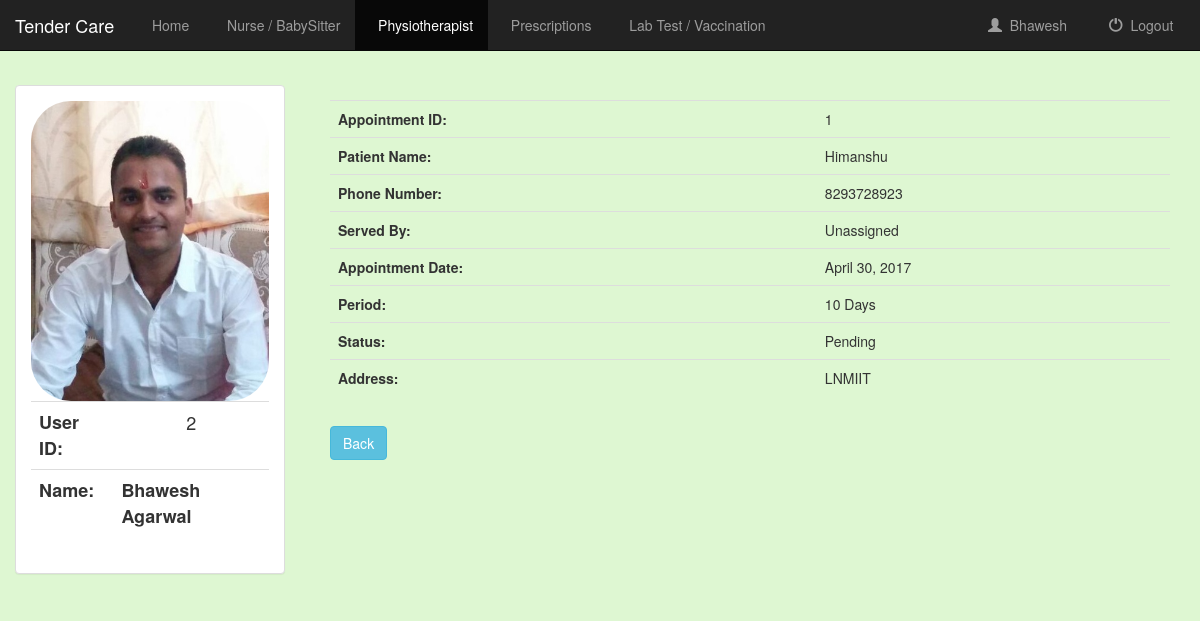
/physiotherapist/1 (signed in), run on the app's committed database.
### service/models.py (models this page shows, shortened)
class UserProfile(models.Model):
	user = models.OneToOneField(User)
	gender =models.CharField(max_length=10, choices=gender_choices, default = '')
	profile_photo = models.ImageField()
	contact_number = models.CharField(max_length=10,default= None)
	age = models.PositiveIntegerField()
	address = models.CharField(max_length=1000)

class PhysiotherapistDetail(models.Model):
	user = models.ForeignKey(User, default=1)
	patient_name = models.CharField(max_length=50)
	phone_number = models.CharField(max_length=10,default= None)
	served_by = models.CharField(max_length=50, default='Unassigned')
	appointment_date = models.DateField(auto_now=False, auto_now_add=False)
	period = models.PositiveIntegerField(default=16, help_text='value 1 to 30', validators=[MaxValueValidator(30),
            MinValueValidator(1)])
	status = models.CharField(max_length=50, choices =status_choices, default='Pending')
	address = models.CharField(max_length=1000)

### service/views.py (the view)
# urls.py: url(r'^physiotherapist/(?P<physiotherapist_id>\d+)$', views.view_physiotherapist, name = 'view_physiotherapist'),
def view_physiotherapist(request,physiotherapist_id=None):
	if not request.user.is_authenticated():
		return render(request, 'service/login.html')
	else:
		userdata = UserProfile.objects.filter(user = request.user)
		physiotherapist1 = PhysiotherapistDetail.objects.filter(pk=physiotherapist_id, user=request.user).order_by('-pk')
		return render(request,'service/physiotherapist_view.html', {'physiotherapist1' : physiotherapist1, 'userdata' : userdata,})

### service/templates/service/physiotherapist_view.html (shortened to what this page needs)
{% extends 'service/base.html' %}
{% block physio_active %}active{% endblock %}
{% block body %}
	{% if physiotherapist1 %}
		{% for appointment in physiotherapist1 %}
			<div class="col-sm-12 col-md-12" style="margin-top: 20px;">
				<table class="table table-hover" border="0">
					<tr>
						<th> Appointment ID:</th>
						<td>{{appointment.pk}}</td>
					</tr>
					<tr>
						<th>Patient Name:</th>
						<td>{{appointment.patient_name}}</td>
					</tr>
					<tr>
						<th>Phone Number:</th>
						<td>{{appointment.phone_number}}</td>
					</tr>
					<tr>
						<th>Served By:</th>
						<td>{{appointment.served_by}}</td>
					</tr>
					<tr>
						<th>Appointment Date:</th>
						<td>{{appointment.appointment_date}}</td>
					</tr>
					<tr>
						<th>Period:</th>
						<td>{{appointment.period}} Days </td>
					</tr>
					<tr>
						<th>Status:</th>
						<td>{{appointment.status}}</td>
					</tr>
					<tr>
						<th>Address:</th>
						<td>{{appointment.address}}</td>
					</tr>
				</table>
			</div>
		{% endfor %}
	{% else %}
		<h3> No Data Found</h3><br>
	{% endif %}
	<div class="col-sm-12 col-md-12" style="margin-top: 10px;">
		<a href="{% url 'service:physiotherapist' %}"><button class="btn btn-info">Back</button></a>
	</div>
{% endblock %}

### service/templates/service/base.html
{% extends 'service/base_navbar.html' %}
{% block basebody %}
<div class="container-fluid userd">
	<div class="row">
		<div class="col-sm-3 userinfod">
			<div class="panel panel-default">
				<div class="panel-body">
					{% if userdata %}
						{% for userdt in userdata %}
							{% if userdt.profile_photo %}
								<img src="{{ userdt.profile_photo.url}}" class="img-responsive userimg">
							{% else %}
								<img src="../media/user.png" class="img-responsive userimg">
							{% endif %}
						{% endfor %}
					{% else %}
						<img src="../media/user.png" class="img-responsive userimg">
					{% endif %}
					<table class="table userbase">
						<tr>
							<th>User ID:</th>
							<td>{{user.pk}}</td>
						</tr>
						<tr>
							<th>Name:</th>
							<th>{{user.get_full_name|title}}</th>
						</tr>
					</table>
				</div>
			</div>
		</div>
		<div class="col-sm-9">
			{% block body %}
			{% endblock %}
		</div>
	</div>
</div>
{% endblock %}

### service/templates/service/base_navbar.html (shortened to what this page needs)
<!Doctype html>
<html lang="en">
	<head>
		{% load staticfiles %}
		<link rel="stylesheet" href="https://maxcdn.bootstrapcdn.com/bootstrap/3.3.7/css/bootstrap.min.css?v=1" />
		<link rel="stylesheet" type="text/css" href="{% static 'service/style.css' %}?v=1" />
		<link href="//cdn.bootcss.com/bootstrap-datetimepicker/4.17.44/css/bootstrap-datetimepicker.min.css" rel="stylesheet">
	</head>
	<body class="body">
		<nav class="navbar navbar-inverse navbar-fixed-top">
			<div class="container-fluid">
		        <div class="navbar-header">
		            <a class="navbar-brand" href="{% url 'service:index' %}">Tender Care</a>
		        </div>
		        <div class="collapse navbar-collapse" id="topNavBar">
		        	<ul class="nav navbar-nav">
		                <li class="{% block home_active %}{% endblock %}"><a href="{% url 'service:home' %}">&nbsp; Home</a></li>
		                <li class="{% block appointments_active %}{% endblock %}"><a href="{% url 'service:appointment' %}">&nbsp; Nurse / BabySitter </a></li>
		                <li class="{% block physio_active %}{% endblock %}"><a href="{% url 'service:physiotherapist' %}">&nbsp; Physiotherapist </a></li>
		                <li class="{% block prescriptions_active %}{% endblock %}"><a href="{% url 'service:prescription' %}">&nbsp; Prescriptions </a></li>
		                <li class="{% block test_active %}{% endblock %}"><a href="{% url 'service:lab_test' %}">&nbsp; Lab Test / Vaccination </a></li>
		            </ul>
					<ul class="nav navbar-nav navbar-right">
					    <li class="{% block user_active %}{% endblock %}">
					        <a href="{% url 'service:user_detail' %}">
					            <span class="glyphicon glyphicon-user" aria-hidden="true"></span>&nbsp; {{ user.get_username|title }} &nbsp;&nbsp;
					        </a>
					    </li>
					    <li>
					        <a href="{% url 'service:logout_user' %}">
					            <span class="glyphicon glyphicon-off" aria-hidden="true"></span>&nbsp; Logout &nbsp;&nbsp;
					        </a>
					    </li>
					</ul>
		        </div>
			</div>
		</nav>
		{% block basebody %}
		{% endblock %}
	</body>
</html>

### service/static/service/style.css (style rules this page uses)
.body { background-color: #def7d2; }
.userd { margin-top: 80px; }
.userinfod { margin-top: 5px; }
.userimg { width: 300px; height: 300px; border-radius: 40px; }
.userbase { font-size: 18px; text-align: center; }

### data on the page
UserProfile: profile_photo (picture)
PhysiotherapistDetail: pk "1", patient_name "Himanshu", phone_number "8293728923", served_by "Unassigned", appointment_date "April 30, 2017", period "10", status "Pending", address "LNMIIT"

### other printed values
{{ user.get_username|title }} "Bhawesh"
{{ user.pk }} "2"
{{ user.get_full_name|title }} "Bhawesh Agarwal"
